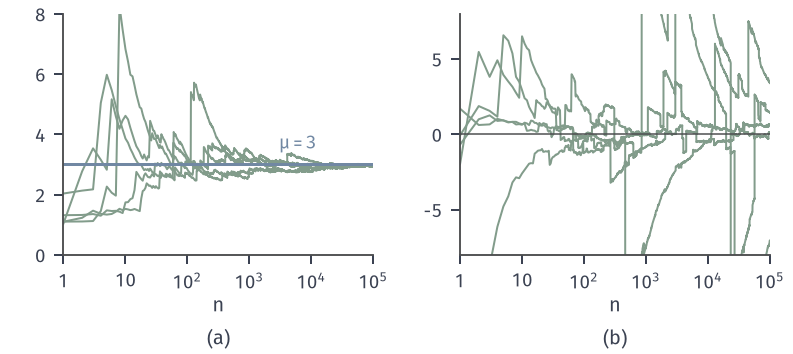

This figure's Python source:
from pathlib import Path
import sys
HERE = Path(__file__).resolve().parent
sys.path.insert(0, str(HERE.parent/"lln-common"))
from lln_fig import *
# Sample averages, five paths each, n <= 10^5, log x-axis.
# (a) Pareto(alpha = 1.5) on [1, inf): mean 3 (blue line), infinite variance; seed 13.
# (b) standard Cauchy (no mean), generated as tan(pi (U - 1/2)); seed 14.
N, M = 10**5, 5
n = np.arange(1, N+1)
P = pareto(np.random.default_rng(13), 1.5, (M, N))
C = np.tan(np.pi*(np.random.default_rng(14).random((M, N))-.5))
fig, (a, b) = figure(width_mm=112, height_mm=50, ncols=2)
panel(fig, left=.08, right=.97, bottom=.28, wspace=.28)
for s in np.cumsum(P, axis=1)/n: a.plot(n, s, color=GREEN, lw=.8)
a.axhline(3, color=BLUE, lw=1.2)
for s in np.cumsum(C, axis=1)/n: b.plot(n, s, color=GREEN, lw=.8)
b.axhline(0, color=STROKE, lw=.6)
for ax in (a, b): ax.set_xscale('log'); ax.set_xlim(1, N); logticks(ax, [0, 1, 2, 3, 4, 5], 'x'); axlab(ax, '$n$')
a.set_ylim(0, 8); b.set_ylim(-8, 8)
lab(a, 3e3, 3.5, r'$\mu=3$', BLUE)
tags(fig, (a, b))
save(fig, HERE, 'figure', {'pareto_final': (np.cumsum(P, axis=1)[:, -1]/N).tolist(),
     'cauchy_final': (np.cumsum(C, axis=1)[:, -1]/N).tolist(), 'seeds': [13, 14]})
